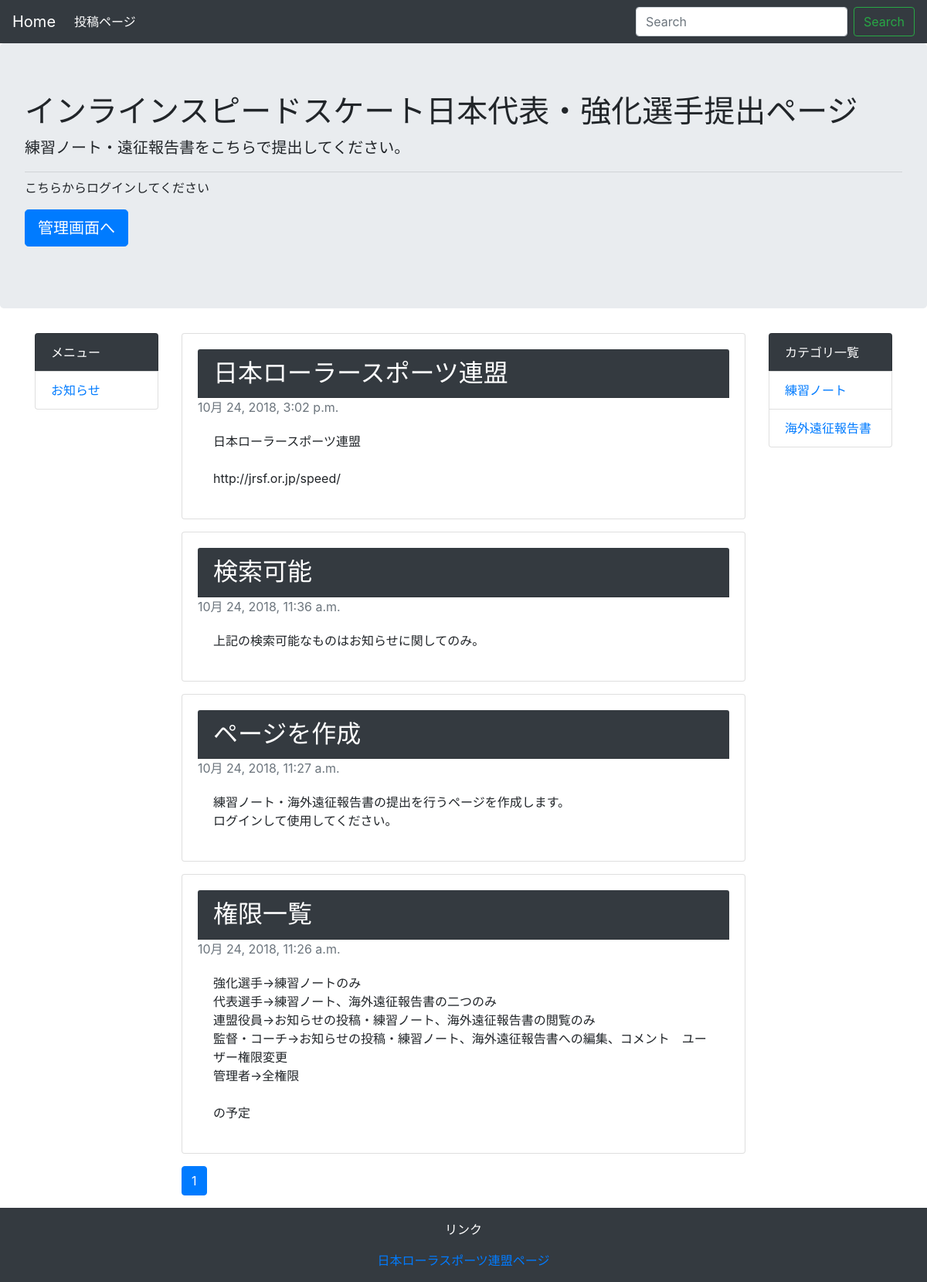
The app's page /, older data.
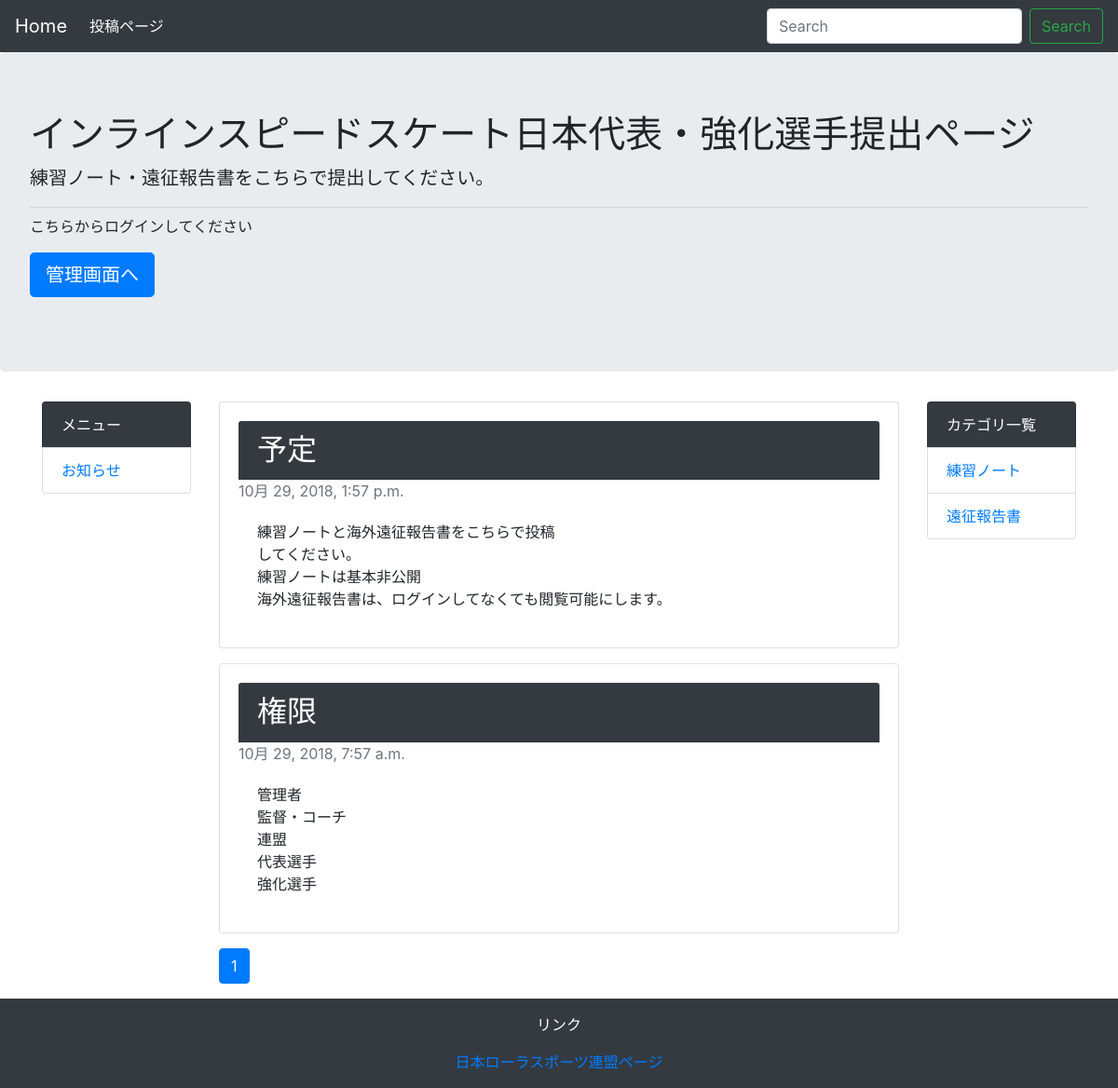
The same page, newer data.
### homepage/models.py (models this page shows, shortened)
class Menu(models.Model):
    name = models.CharField('メニュー名', max_length=255)
    created_at = models.DateTimeField('作成日', default=timezone.now)
    def __str__(self):
        return self.name

class Message(models.Model):
    text = models.CharField('txt', max_length=255)
    news = models.TextField('本文')
    created_at = models.DateTimeField('掲示日', default=timezone.now)
    menu = models.ForeignKey(Menu, verbose_name='カテゴリ', on_delete=models.PROTECT)

class Category(models.Model):
    name = models.CharField('カテゴリ名',max_length=255)
    created_at = models.DateTimeField('作成日', default=timezone.now)
    def __str__(self):
        return self.name

### homepage/views.py (the view)
# urls.py: path('', views.IndexView.as_view(), name='index'),
class IndexView(generic.ListView):
    model = Message
    paginate_by = 10
    def get_queryset(self):
        queryset = Message.objects.order_by('-created_at')
        keyword = self.request.GET.get('keyword')
        if keyword:
            queryset = queryset.filter(
                Q(text__icontains=keyword) | Q(news__icontains=keyword)
            )
        return queryset

### homepage/context_processors.py (called while the page is built)
def common(request):
    context = {
        'category_list': Category.objects.all(),
        'menu_list': Menu.objects.all(),
    }
    return context

### trainingnote/templatetags/mytag.py (called while the page is built)
@register.simple_tag
def url_replace(request, field, value):
    url_dict = request.GET.copy()
    url_dict[field] = str(value)
    return url_dict.urlencode()

### homepage/templates/homepage/message_list.html
{% extends 'homepage/base.html' %}
{% block content %}
    {% for message in message_list %}
        <div class="card mb-3">
            <div class="card-body">
                <h2 class="card-header bg-dark text-white">{{ message.text }}</h2>
                <h8 class="card-subtitle mb-2 text-muted">{{ message.created_at }}</h8>
                <div class="card-body">
                    <p class="card-text">
                    {{ message.news | linebreaksbr}}<br>
                </p>
                </div>
            </div>
        </div>
    {% endfor %}
    {% include 'homepage/page.html' %}
{% endblock %}

### homepage/templates/homepage/base.html (shortened to what this page needs)
<!DOCTYPE html>
<html lang="ja">
  <head>
    <link rel="stylesheet" href="https://stackpath.bootstrapcdn.com/bootstrap/4.1.3/css/bootstrap.min.css">
  </head>
  <body>
    <nav class="navbar navbar-expand-lg navbar-dark bg-dark">
        <a class="navbar-brand" href="#">Home</a>
        <div class="collapse navbar-collapse" id="navbarSupportedContent">
            <ul class="navbar-nav mr-auto">
                <li class="nav-item active">
                    <a class="nav-link" href="{% url 'admin:index' %}">投稿ページ</a></a>
                </li>
            </ul>
            <form class="form-inline my-2 my-lg-0" method="GET" action="{% url 'homepage:index' %}">
                <input class="form-control mr-sm-2" type="text" placeholder="Search" aria-label="Search" name="keyword">
                <button class="btn btn-outline-success my-2 my-sm-0" type="submit">Search</button>
            </form>
        </div>
    </nav>
    <div class="jumbotron">
        <h1 class="display-">インラインスピードスケート日本代表・強化選手提出ページ</h1>
        <p class="lead">練習ノート・遠征報告書をこちらで提出してください。
        </p>
        <hr class="my-2">
        <p>こちらからログインしてください</p>
        <p class="lead">
            <a class="btn btn-primary btn-lg" href="{% url 'admin:index' %}" role="button">管理画面へ</a>
        </p>
    </div>
    <div class="container">
        <div class="row">
            <div class="col-md-2">
                <ul class="list-group">
                    <li class="list-group-item bg-dark text-white">メニュー</li>
                    {% for menu in menu_list %}
                        <li class="list-group-item"><a href="{% url 'homepage:menu' menu.pk %}">{{ menu }}</a></li>
                    {% endfor %}
                </ul>
            </div>
            <div class="col-md-8">
                {% block content %}
                {% endblock %}
            </div>
            <div class="col-md-2">
                <ul class="list-group">
                    <li class="list-group-item bg-dark text-white">カテゴリ一覧</li>
                    {% for category in category_list %}
                        <li class="list-group-item"><a href="{% url 'homepage:category' category.pk %}">{{ category }}</a></li>
                    {% endfor %}
                </ul>
            </div>
        </div>
    </div>
    <footer class="bg-dark text-white text-center py-3">
        <p>リンク</p>
        <a href="http://jrsf.or.jp/speed/">日本ローラスポーツ連盟ページ</a><br>
    </footer>
  </body>
</html>

### homepage/templates/homepage/page.html (shortened to what this page needs)
{% load mytag %}
<nav aria-label="Page navigation">
    <ul class="pagination">
        {% for link_page in page_obj.paginator.page_range %}
            {% if link_page == page_obj.number%}
                <li class="page-item active">
                    <a class="page-link" href="?{% url_replace request 'page' link_page %}">
                        {{ link_page }}
                    </a>
                </li>
            {% else %}
                <li class="page-item">
                    <a class="page-link" href="?{% url_replace request 'page' link_page %}">
                        {{ link_page}}
                    </a>
                </li>
            {% endif %}
        {% endfor %}
    </ul>
</nav>

Row changes from the older to the newer data that the page shows:
removed Message: text "日本ローラースポーツ連盟", created_at "10月 24, 2018, 3:02 p.m.", news "日本ローラースポーツ連盟 http://jrsf.or.jp/speed/"
removed Message: text "検索可能", created_at "10月 24, 2018, 11:36 a.m.", news "上記の検索可能なものはお知らせに関してのみ。"
removed Message: text "ページを作成", created_at "10月 24, 2018, 11:27 a.m.", news "練習ノート・海外遠征報告書の提出を行うページを作成します。 ログインして使用してください。"
removed Message: text "権限一覧", created_at "10月 24, 2018, 11:26 a.m.", news "強化選手→練習ノートのみ 代表選手→練習ノート、海外遠征報告書の二つのみ 連盟役員→お知らせの投稿・練習ノート、海外遠征報告書の閲覧のみ 監督・コーチ→お知らせの投稿・練習ノート、海外遠征報告書への編集、コメント ユーザー権限変更 管理者→全権限 の予定"
added Message: text "予定", created_at "10月 29, 2018, 1:57 p.m.", news "練習ノートと海外遠征報告書をこちらで投稿 してください。 練習ノートは基本非公開 海外遠征報告書は、ログインしてなくても閲覧可能にします。"
added Message: text "権限", created_at "10月 29, 2018, 7:57 a.m.", news "管理者 監督・コーチ 連盟 代表選手 強化選手"
changed Category: name "海外遠征報告書" → "遠征報告書"
